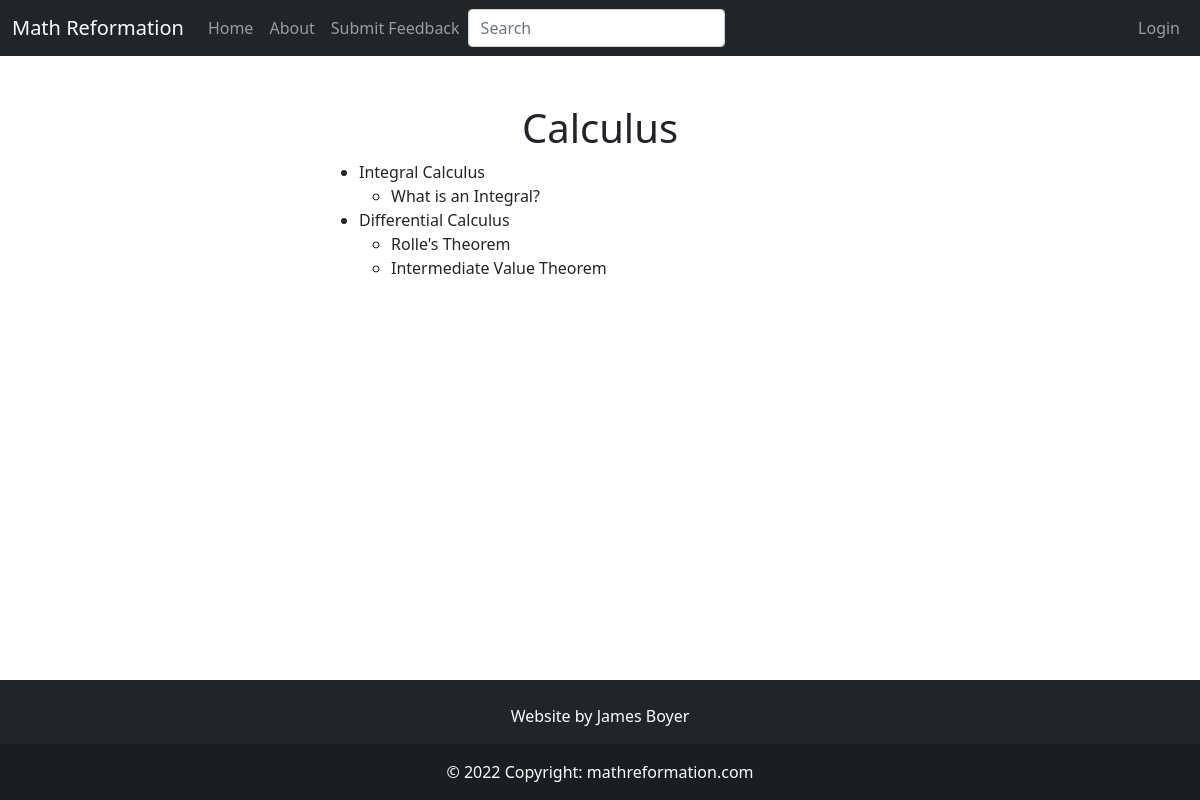
Page /category/calculus on the earlier database version.
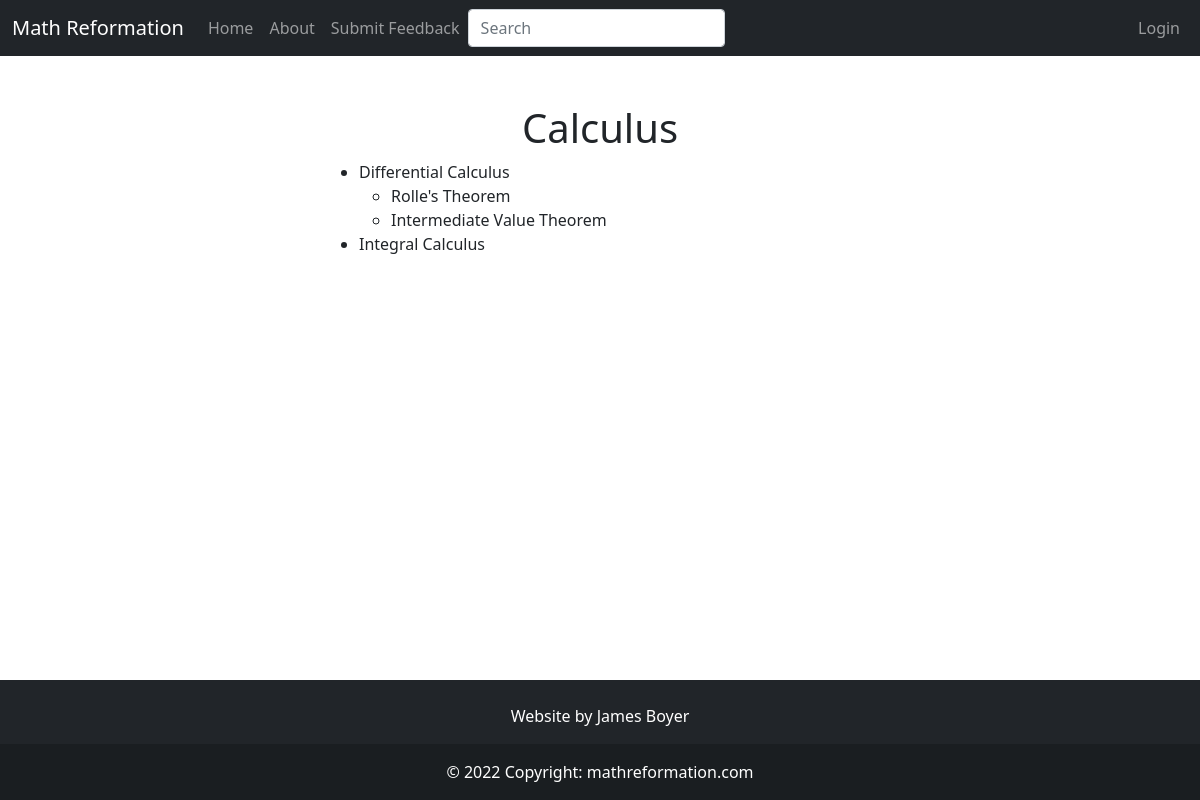
Same page on the later database version.
### app/models.py (models this page shows, shortened)
class SearchableMixin(object):
    @classmethod
    def search(cls, expression, page, per_page):
        ids, scores, total = query_index(cls.__tablename__, expression, page, per_page)
        if total == 0:
            return cls.query.filter_by(id=0), [], 0
        when = []
        for i in range(len(ids)):
            when.append((ids[i], i))
        return cls.query.filter(cls.id.in_(ids)).order_by( db.case(when, value=cls.id)), scores, total

class Category(SearchableMixin, db.Model):
    __searchable__ = ["body_main", "name"]
    id = db.Column(db.Integer, primary_key=True)
    name = db.Column(db.String(50), nullable=False, unique=True)
    path = db.Column(db.String(50), unique=True)
    body_main = db.Column(db.String(), index=True)
    body_draft = db.Column(db.String(), index=True)
    header = db.Column(db.String(), index=True)
    category_type = db.Column(db.String(15))
    order = db.Column(db.Integer())
    is_visible = db.Column(db.Boolean())
    parents = db.relationship('Category',secondary=parent_child_table,
        primaryjoin=id == parent_child_table.c.ChildId,
        secondaryjoin=id == parent_child_table.c.ParentId,
        backref= db.backref('children'))
    def get_num_children(self):
        return len(list(self.children))

class Article(SearchableMixin, db.Model):
    __searchable__ = ["body_main", "name"]
    id = db.Column(db.Integer, primary_key=True)
    name = db.Column(db.String(64), index=True, unique=True)
    path = db.Column(db.String(50), unique=True)
    date_added = db.Column(db.DateTime, nullable=False,
        default=datetime.utcnow)
    categories = db.relationship('Category', secondary = article_categories_table,
                                 backref=db.backref('articles', lazy=True), lazy=True)
    body_main = db.Column(db.String(), index=True)
    body_draft = db.Column(db.String(), index=True)
    is_visible = db.Column(db.Boolean())
    header = db.Column(db.String(), index=True)
    user_id = db.Column(db.Integer, db.ForeignKey('user.id'))
    order = db.Column(db.Integer())

### app/main/routes.py (the view)
@bp.route("/category/<path>")
def category_page(path):
    category = db.first_or_404(Category.query.filter_by(path=path))
    return render_template('main/category.html', category=category)

### app/main/forms.py
class SearchForm(FlaskForm):
    q = StringField("Search", validators=[DataRequired()])
    def __init__(self, *args, **kwargs):
        if 'formdata' not in kwargs:
            kwargs['formdata'] = request.args
        if 'csrf_enabled' not in kwargs:
            kwargs['csrf_enabled'] = False
        super(SearchForm, self).__init__(*args, **kwargs)

### MathReformationWebsite.py (called while the page is built)
@app.context_processor
def add_imports():
    return dict(admin_permission=admin_permission)

### app/main/routes.py (called while the page is built)
@bp.before_app_request
def before_request():
    g.search_form = SearchForm(meta={'csrf': False})

@bp.context_processor
def add_imports():
    return dict(admin_permission=admin_permission)

### app/templates/main/category.html (shortened to what this page needs)
{% extends "base.html" %}
{% block content %}
<h1 class="text-center">{{ category.name }}</h1>
<ul>
    {% if category.get_num_children() == 0 %}
        {% for article in category.articles %}
        {% if article.is_visible == True %}
        <li>
            <a href = {{ url_for('main.article_page', path=article.path)}}>
                {{ article.name }}
            </a>
        </li>
        {% endif %}
        {% endfor %}
    {% else %}
        {% for category_child in category.children %}
        {% if category_child.is_visible == True %}
        <li>
            <a href = {{ url_for('main.category_page', path=category_child.path)}}>
                {{ category_child.name }}
            </a>
            <ul>
                {% for article in category_child.articles %}
                {% if article.is_visible == True %}
                <li>
                    <a href = {{ url_for('main.article_page', path=article.path)}}>
                        {{ article.name }}
                    </a>
                </li>
                {% endif %}
                {% endfor %}
            </ul>
        </li>
        {% endif %}
        {% endfor %}
    {% endif %}
</ul>
{% endblock %}

### app/templates/base.html (shortened to what this page needs)
<!DOCTYPE html>
<html lang="en">
    <head>
        <link href="https://cdn.jsdelivr.net/npm/bootstrap@5.0.2/dist/css/bootstrap.min.css" rel="stylesheet">
        <link rel="stylesheet" href="{{ url_for('static', filename='style.css') }}">
    </head>
    <body class="d-flex flex-column min-vh-100">
        <nav class="navbar navbar-expand-md bg-dark navbar-dark sticky-top">
            <div class="container-fluid">
                <a class="navbar-brand">Math Reformation</a>
                <div class="collapse navbar-collapse" id="collapsibleNavbar">
                    <ul class="navbar-nav">
                        <li class="nav-item">
                            <a class="nav-link" href="{{ url_for('main.index')}}">Home</a>
                        </li>
                        <li class="nav-item">
                            <a class="nav-link" href="{{ url_for('main.about')}}">About</a>
                        </li>
                        <li class="nav-item">
                            <a class="nav-link" href="{{ url_for('main.feedback')}}">Submit Feedback</a>
                        </li>
                    </ul>
                    {% if g.search_form %}
                    <form class="navbar-form navbar-left" method="get" action="{{ url_for('main.search') }}">
                        <div class="form-group">
                            {{ g.search_form.q(size=20, class='form-control',placeholder=g.search_form.q.label.text) }}
                        </div>
                    </form>
                    {% endif %}
                    <ul class="navbar-nav ms-auto">
                        {% if current_user.is_anonymous %}
                        <li class="nav-item">
                            <a class="nav-link" href="{{ url_for('auth.login') }}">Login</a>
                        </li>
                        {% else %}
                        <li class="nav-item">
                            <p class="navbar-text">Welcome {{ current_user.username }}!</p>
                        </li>
                        <li class="nav-item">
                            <a class="nav-link" href="{{ url_for('auth.logout') }}">Logout</a>
                            {% endif %}
                    </ul>
                </div>
            </div>
        </nav>
        <div class="wrapper flex-grow-1">
            <div class="container mt-5">
                <div class="row">
                    <div class="col-md-3"></div>
                    <div class="col-md-6">
                        {% block content %}
                        {% endblock %}
                    </div>
                    <div class="col-md-3"></div>
                </div>
            </div>
        </div>
        <footer class="bg-dark text-center text-white">
            <div class="container p-4 pb-0">
                <section class="mb-2">
                    <p>Website by James Boyer</p>
                </section>
            </div>
            <div class="text-center p-3" style="background-color: rgba(0, 0, 0, 0.2);">
                © 2022 Copyright:
                <a class="text-white" href="mathreformation.com">mathreformation.com</a>
            </div>
        </footer>
    </body>
</html>

### app/static/style.css (style rules this page uses)
a { all: unset; }

Differences in the rows shown:
changed Category "Differential Calculus": moves up the list
changed Category "Integral Calculus": loses Article (name "What is an Integral?")
